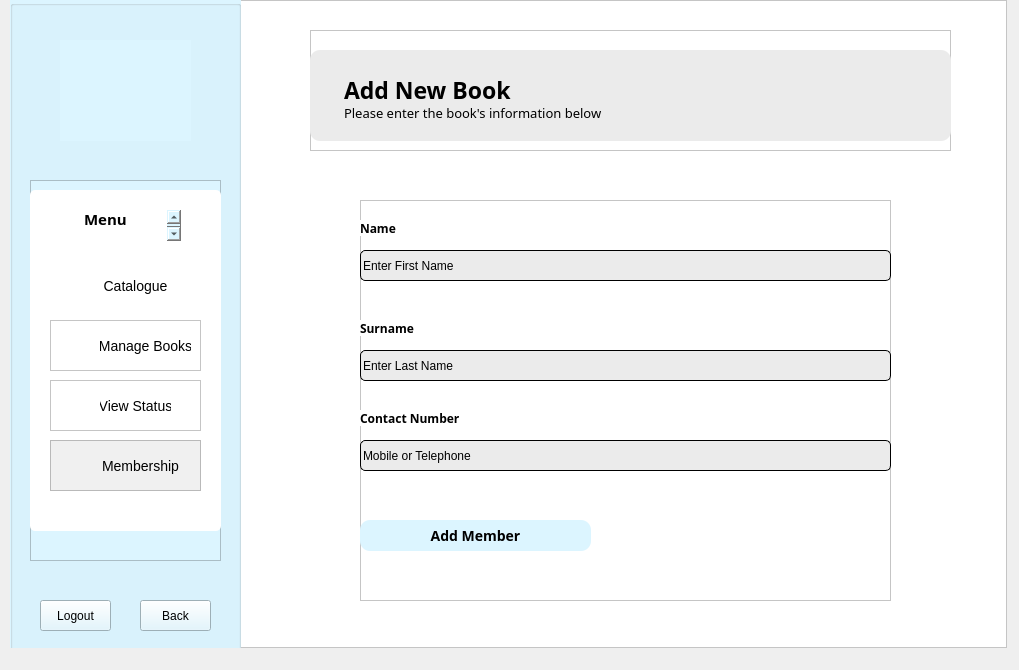
<?xml version="1.0" encoding="UTF-8"?>
<ui version="4.0">
 <class>AdminAddMember</class>
 <widget class="QDialog" name="AdminAddMember">
  <property name="geometry">
   <rect>
    <x>0</x>
    <y>0</y>
    <width>1019</width>
    <height>670</height>
   </rect>
  </property>
  <property name="windowTitle">
   <string>Dialog</string>
  </property>
  <widget class="QFrame" name="frame">
   <property name="geometry">
    <rect>
     <x>10</x>
     <y>0</y>
     <width>997</width>
     <height>648</height>
    </rect>
   </property>
   <property name="styleSheet">
    <string notr="true">background: white;</string>
   </property>
   <property name="frameShape">
    <enum>QFrame::StyledPanel</enum>
   </property>
   <property name="frameShadow">
    <enum>QFrame::Raised</enum>
   </property>
   <widget class="QGroupBox" name="menuPanel">
    <property name="geometry">
     <rect>
      <x>0</x>
      <y>0</y>
      <width>231</width>
      <height>671</height>
     </rect>
    </property>
    <property name="styleSheet">
     <string notr="true">background: rgb(220, 245, 255);</string>
    </property>
    <property name="title">
     <string/>
    </property>
    <widget class="QLabel" name="logo">
     <property name="geometry">
      <rect>
       <x>50</x>
       <y>40</y>
       <width>131</width>
       <height>101</height>
      </rect>
     </property>
     <property name="text">
      <string/>
     </property>
     <property name="pixmap">
      <pixmap resource="Resources.qrc">:/images/logo.png</pixmap>
     </property>
     <property name="scaledContents">
      <bool>true</bool>
     </property>
    </widget>
    <widget class="QFrame" name="menu">
     <property name="geometry">
      <rect>
       <x>20</x>
       <y>180</y>
       <width>191</width>
       <height>381</height>
      </rect>
     </property>
     <property name="frameShape">
      <enum>QFrame::StyledPanel</enum>
     </property>
     <property name="frameShadow">
      <enum>QFrame::Raised</enum>
     </property>
     <widget class="QListWidget" name="listWidget_2">
      <property name="geometry">
       <rect>
        <x>0</x>
        <y>10</y>
        <width>191</width>
        <height>341</height>
       </rect>
      </property>
      <property name="styleSheet">
       <string notr="true">background: white;
border-radius: 5px;</string>
      </property>
      <property name="frameShadow">
       <enum>QFrame::Raised</enum>
      </property>
     </widget>
     <widget class="QPlainTextEdit" name="plainTextEdit_6">
      <property name="geometry">
       <rect>
        <x>50</x>
        <y>30</y>
        <width>101</width>
        <height>31</height>
       </rect>
      </property>
      <property name="styleSheet">
       <string notr="true">font-family: Baloo 2;
font-weight: bold;
background: white;
font-size: 15px;
</string>
      </property>
      <property name="frameShape">
       <enum>QFrame::NoFrame</enum>
      </property>
      <property name="frameShadow">
       <enum>QFrame::Plain</enum>
      </property>
      <property name="plainText">
       <string>Admin Menu</string>
      </property>
      <property name="backgroundVisible">
       <bool>false</bool>
      </property>
     </widget>
     <widget class="QFrame" name="catalogue_1">
      <property name="geometry">
       <rect>
        <x>20</x>
        <y>80</y>
        <width>151</width>
        <height>51</height>
       </rect>
      </property>
      <property name="styleSheet">
       <string notr="true">background: white;
border-radius: 5px;</string>
      </property>
      <property name="frameShape">
       <enum>QFrame::StyledPanel</enum>
      </property>
      <property name="frameShadow">
       <enum>QFrame::Raised</enum>
      </property>
      <widget class="QLabel" name="label_5">
       <property name="geometry">
        <rect>
         <x>10</x>
         <y>10</y>
         <width>31</width>
         <height>31</height>
        </rect>
       </property>
       <property name="text">
        <string/>
       </property>
       <property name="pixmap">
        <pixmap resource="Resources.qrc">:/images/Icons/books.png</pixmap>
       </property>
       <property name="scaledContents">
        <bool>true</bool>
       </property>
      </widget>
      <widget class="QPushButton" name="catalogue">
       <property name="geometry">
        <rect>
         <x>50</x>
         <y>10</y>
         <width>71</width>
         <height>31</height>
        </rect>
       </property>
       <property name="styleSheet">
        <string notr="true">QPushButton {
background: transparent;
font-size: 14px;
border: none;
}

QPushButton:hover {
	color: rgb(124, 204, 241);
}</string>
       </property>
       <property name="text">
        <string>Catalogue</string>
       </property>
       <property name="autoDefault">
        <bool>false</bool>
       </property>
      </widget>
     </widget>
     <widget class="QFrame" name="manageBooks_1">
      <property name="geometry">
       <rect>
        <x>20</x>
        <y>140</y>
        <width>151</width>
        <height>51</height>
       </rect>
      </property>
      <property name="styleSheet">
       <string notr="true">background: white;</string>
      </property>
      <property name="frameShape">
       <enum>QFrame::StyledPanel</enum>
      </property>
      <property name="frameShadow">
       <enum>QFrame::Raised</enum>
      </property>
      <widget class="QLabel" name="label_6">
       <property name="geometry">
        <rect>
         <x>10</x>
         <y>10</y>
         <width>31</width>
         <height>31</height>
        </rect>
       </property>
       <property name="text">
        <string/>
       </property>
       <property name="pixmap">
        <pixmap resource="Resources.qrc">:/images/Icons/book.png</pixmap>
       </property>
       <property name="scaledContents">
        <bool>true</bool>
       </property>
      </widget>
      <widget class="QPushButton" name="manageBooks">
       <property name="geometry">
        <rect>
         <x>50</x>
         <y>10</y>
         <width>91</width>
         <height>31</height>
        </rect>
       </property>
       <property name="styleSheet">
        <string notr="true">QPushButton {
background: transparent;
font-size: 14px;
border: none;
}

QPushButton:hover {
	color: rgb(124, 204, 241);
}</string>
       </property>
       <property name="text">
        <string>Manage Books</string>
       </property>
      </widget>
     </widget>
     <widget class="QFrame" name="status_1">
      <property name="geometry">
       <rect>
        <x>20</x>
        <y>200</y>
        <width>151</width>
        <height>51</height>
       </rect>
      </property>
      <property name="styleSheet">
       <string notr="true">background: white;</string>
      </property>
      <property name="frameShape">
       <enum>QFrame::StyledPanel</enum>
      </property>
      <property name="frameShadow">
       <enum>QFrame::Raised</enum>
      </property>
      <widget class="QLabel" name="label_7">
       <property name="geometry">
        <rect>
         <x>10</x>
         <y>10</y>
         <width>31</width>
         <height>31</height>
        </rect>
       </property>
       <property name="text">
        <string/>
       </property>
       <property name="pixmap">
        <pixmap resource="Resources.qrc">:/images/Icons/status.png</pixmap>
       </property>
       <property name="scaledContents">
        <bool>true</bool>
       </property>
      </widget>
      <widget class="QPushButton" name="status">
       <property name="geometry">
        <rect>
         <x>50</x>
         <y>10</y>
         <width>71</width>
         <height>31</height>
        </rect>
       </property>
       <property name="styleSheet">
        <string notr="true">QPushButton {
background: transparent;
font-size: 14px;
border: none;
}

QPushButton:hover {
	color: rgb(124, 204, 241);
}</string>
       </property>
       <property name="text">
        <string>View Status</string>
       </property>
      </widget>
     </widget>
     <widget class="QFrame" name="membership_1">
      <property name="geometry">
       <rect>
        <x>20</x>
        <y>260</y>
        <width>151</width>
        <height>51</height>
       </rect>
      </property>
      <property name="styleSheet">
       <string notr="true">background: rgb(240, 240, 240);</string>
      </property>
      <property name="frameShape">
       <enum>QFrame::StyledPanel</enum>
      </property>
      <property name="frameShadow">
       <enum>QFrame::Raised</enum>
      </property>
      <widget class="QLabel" name="label_8">
       <property name="geometry">
        <rect>
         <x>10</x>
         <y>10</y>
         <width>31</width>
         <height>31</height>
        </rect>
       </property>
       <property name="text">
        <string/>
       </property>
       <property name="pixmap">
        <pixmap resource="Resources.qrc">:/images/Icons/user.png</pixmap>
       </property>
       <property name="scaledContents">
        <bool>true</bool>
       </property>
      </widget>
      <widget class="QPushButton" name="membership">
       <property name="geometry">
        <rect>
         <x>50</x>
         <y>10</y>
         <width>81</width>
         <height>31</height>
        </rect>
       </property>
       <property name="styleSheet">
        <string notr="true">QPushButton {
background: transparent;
font-size: 14px;
border: none;
}

QPushButton:hover {
	color: rgb(124, 204, 241);
}</string>
       </property>
       <property name="text">
        <string>Membership</string>
       </property>
      </widget>
     </widget>
    </widget>
    <widget class="QPushButton" name="pushButton_2">
     <property name="geometry">
      <rect>
       <x>30</x>
       <y>600</y>
       <width>71</width>
       <height>31</height>
      </rect>
     </property>
     <property name="styleSheet">
      <string notr="true">QPushButton:hover {
	color: rgb(106, 146, 255);
}</string>
     </property>
     <property name="text">
      <string>Logout</string>
     </property>
    </widget>
    <widget class="QPushButton" name="back">
     <property name="geometry">
      <rect>
       <x>130</x>
       <y>600</y>
       <width>71</width>
       <height>31</height>
      </rect>
     </property>
     <property name="styleSheet">
      <string notr="true">/*QPushButton {
background: white;
}*/

QPushButton:hover {
	color: rgb(106, 146, 255);
}</string>
     </property>
     <property name="text">
      <string>Back</string>
     </property>
     <property name="icon">
      <iconset theme="go-previous">
       <normaloff>.</normaloff>.</iconset>
     </property>
    </widget>
   </widget>
   <widget class="QFrame" name="heading_3">
    <property name="geometry">
     <rect>
      <x>300</x>
      <y>30</y>
      <width>641</width>
      <height>121</height>
     </rect>
    </property>
    <property name="frameShape">
     <enum>QFrame::StyledPanel</enum>
    </property>
    <property name="frameShadow">
     <enum>QFrame::Raised</enum>
    </property>
    <widget class="QPlainTextEdit" name="plainTextEdit_9">
     <property name="geometry">
      <rect>
       <x>0</x>
       <y>20</y>
       <width>641</width>
       <height>91</height>
      </rect>
     </property>
     <property name="styleSheet">
      <string notr="true">background: rgb(235, 235, 235);
border-radius: 10px;</string>
     </property>
     <property name="frameShadow">
      <enum>QFrame::Raised</enum>
     </property>
     <property name="plainText">
      <string/>
     </property>
    </widget>
    <widget class="QPlainTextEdit" name="plainTextEdit_10">
     <property name="geometry">
      <rect>
       <x>30</x>
       <y>40</y>
       <width>231</width>
       <height>41</height>
      </rect>
     </property>
     <property name="styleSheet">
      <string notr="true">font-family: Baloo 2;
font-weight: bold;
font-size: 23px;
background: transparent;</string>
     </property>
     <property name="frameShape">
      <enum>QFrame::NoFrame</enum>
     </property>
     <property name="plainText">
      <string>Add New Book</string>
     </property>
    </widget>
    <widget class="QPlainTextEdit" name="plainTextEdit_11">
     <property name="geometry">
      <rect>
       <x>30</x>
       <y>70</y>
       <width>411</width>
       <height>31</height>
      </rect>
     </property>
     <property name="styleSheet">
      <string notr="true">background: transparent;
font-family: Baloo 2;
font-size: 13px;</string>
     </property>
     <property name="frameShape">
      <enum>QFrame::NoFrame</enum>
     </property>
     <property name="plainText">
      <string>Please enter the book's information below</string>
     </property>
    </widget>
   </widget>
   <widget class="QFrame" name="frame_9">
    <property name="geometry">
     <rect>
      <x>350</x>
      <y>200</y>
      <width>531</width>
      <height>401</height>
     </rect>
    </property>
    <property name="frameShape">
     <enum>QFrame::StyledPanel</enum>
    </property>
    <property name="frameShadow">
     <enum>QFrame::Raised</enum>
    </property>
    <widget class="QLineEdit" name="firstName">
     <property name="geometry">
      <rect>
       <x>0</x>
       <y>50</y>
       <width>531</width>
       <height>31</height>
      </rect>
     </property>
     <property name="styleSheet">
      <string notr="true">border: 0.5px solid black;
border-radius: 5px;
background: rgb(235, 235, 235);</string>
     </property>
     <property name="text">
      <string>Enter First Name</string>
     </property>
     <property name="placeholderText">
      <string>Enter title</string>
     </property>
    </widget>
    <widget class="QLabel" name="label_2">
     <property name="geometry">
      <rect>
       <x>0</x>
       <y>20</y>
       <width>71</width>
       <height>16</height>
      </rect>
     </property>
     <property name="styleSheet">
      <string notr="true">font-family: Baloo 2;
font-weight: bold;</string>
     </property>
     <property name="text">
      <string>Name</string>
     </property>
    </widget>
    <widget class="QLabel" name="label_3">
     <property name="geometry">
      <rect>
       <x>0</x>
       <y>120</y>
       <width>71</width>
       <height>16</height>
      </rect>
     </property>
     <property name="styleSheet">
      <string notr="true">font-family: Baloo 2;
font-weight: bold;</string>
     </property>
     <property name="text">
      <string>Surname</string>
     </property>
    </widget>
    <widget class="QLineEdit" name="lastName">
     <property name="geometry">
      <rect>
       <x>0</x>
       <y>150</y>
       <width>531</width>
       <height>31</height>
      </rect>
     </property>
     <property name="styleSheet">
      <string notr="true">border: 0.5px solid black;
border-radius: 5px;
background: rgb(235, 235, 235);</string>
     </property>
     <property name="text">
      <string>Enter Last Name</string>
     </property>
     <property name="placeholderText">
      <string>Enter author</string>
     </property>
    </widget>
    <widget class="QPushButton" name="addMemberBut">
     <property name="geometry">
      <rect>
       <x>0</x>
       <y>320</y>
       <width>231</width>
       <height>31</height>
      </rect>
     </property>
     <property name="contextMenuPolicy">
      <enum>Qt::NoContextMenu</enum>
     </property>
     <property name="styleSheet">
      <string notr="true">QPushButton {
font-size: 14px;
border-radius: 10px;
background: rgb(220, 245, 255);
font-family: open sans;
color: black;
font-weight: bold;
}

QPushButton:hover {
	color: rgb(106, 146, 255);
}</string>
     </property>
     <property name="text">
      <string>Add Member</string>
     </property>
     <property name="autoDefault">
      <bool>false</bool>
     </property>
    </widget>
    <widget class="QLineEdit" name="contactNum">
     <property name="geometry">
      <rect>
       <x>0</x>
       <y>240</y>
       <width>531</width>
       <height>31</height>
      </rect>
     </property>
     <property name="styleSheet">
      <string notr="true">border: 0.5px solid black;
border-radius: 5px;
background: rgb(235, 235, 235);</string>
     </property>
     <property name="text">
      <string>Mobile or Telephone</string>
     </property>
     <property name="placeholderText">
      <string>Enter author</string>
     </property>
    </widget>
    <widget class="QLabel" name="label_4">
     <property name="geometry">
      <rect>
       <x>0</x>
       <y>210</y>
       <width>131</width>
       <height>16</height>
      </rect>
     </property>
     <property name="styleSheet">
      <string notr="true">font-family: Baloo 2;
font-weight: bold;</string>
     </property>
     <property name="text">
      <string>Contact Number</string>
     </property>
    </widget>
   </widget>
  </widget>
 </widget>
 <resources>
  <include location="Resources.qrc"/>
 </resources>
 <connections/>
</ui>
